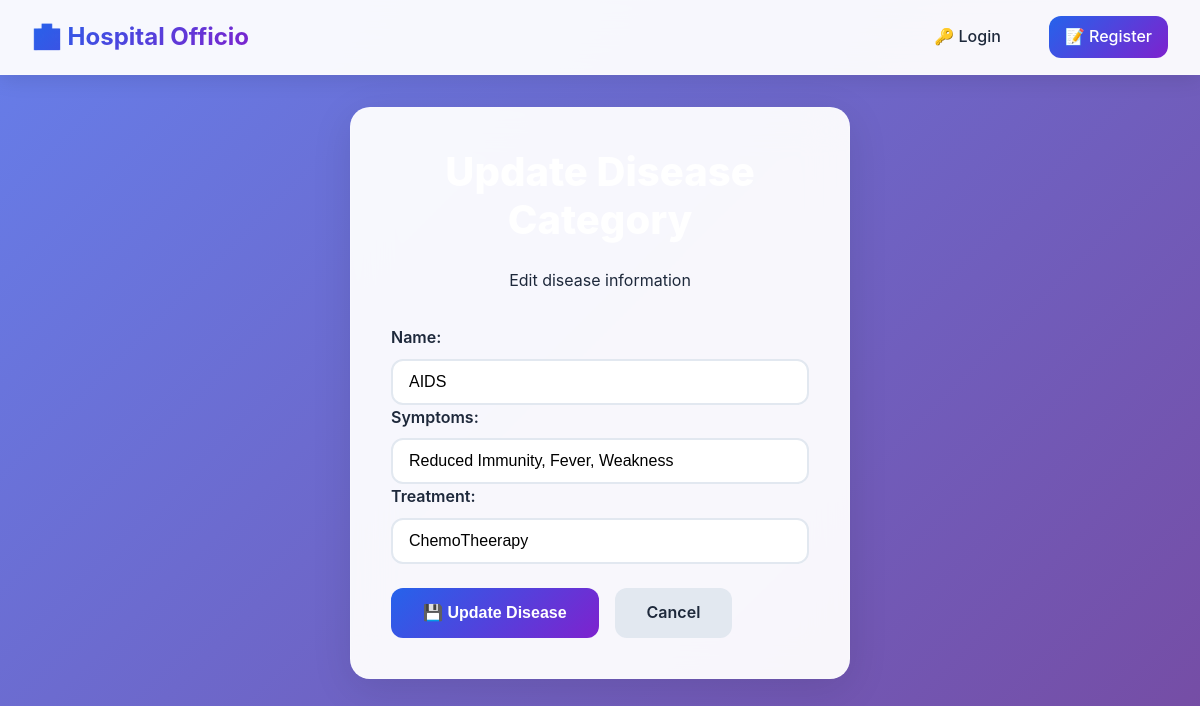
/base/update_disease/2/, run on the app's committed database.
### base/models.py (models this page shows, shortened)
class Disease(models.Model):
    name = models.CharField(max_length=30)
    symptoms = models.CharField(max_length=200)
    treatment = models.CharField(max_length=200)

### base/views.py (the view)
# urls.py: path('update_disease/<int:key>/',views.update_disease,name='update_disease'),
def update_disease(request, key):
    data = get_object_or_404(Disease, id=key)
    if request.method=='POST':
        form = DiseaseForm(request.POST, request.FILES, instance=data)
        if form.is_valid():
            form.save()
            messages.success(request,'Disease Updated Successfully')
            return redirect('read_disease')
    else:
        form=DiseaseForm(instance=data)
    return render(request,'update_disease.html',{'form': form})

### base/forms.py
class DiseaseForm(forms.ModelForm):
    class Meta:
        model = Disease
        fields = '__all__'
        widgets = {
            'name': forms.TextInput(attrs={'class': 'form-control', 'placeholder': 'Enter Disease name'}),
            'symptoms': forms.TextInput(attrs={'class': 'form-control', 'placeholder': 'Enter Symptoms'}),
            'treatment': forms.TextInput(attrs={'class': 'form-control', 'placeholder': 'Enter Treatment'})}

### base/templates/update_disease.html (shortened to what this page needs)
{% extends 'main.html' %}
{% block content %}
<div class="content-wrapper fade-in">
    <div class="glass-container form-container slide-up">
        <div class="text-center mb-4">
            <h1 class="hero-title" style="font-size: 2.5rem;">Update Disease Category</h1>
            <p class="hero-subtitle" style="color: var(--dark);">Edit disease information</p>
        </div>
        <form method="POST" class="auth-form">
            <div class="form-group">
                {{ form.as_p }}
            </div>
            <div class="btn-group">
                <button type="submit" class="btn btn-primary">💾 Update Disease</button>
                <a href="{% url 'read_disease' %}" class="btn btn-secondary">Cancel</a>
            </div>
        </form>
    </div>
</div>
{% endblock %}

### static/style.css (style rules this page uses)
:root { --primary: #2563eb; --primary-dark: #1d4ed8; --primary-light: #3b82f6; --secondary: #7e22ce; --success: #10b981; --danger: #ef4444; --warning: #f59e0b; --info: #06b6d4; --light: #f8fafc; --dark: #1e293b; --gray: #64748b; --gray-light: #e2e8f0; --border-radius: 12px; --border-radius-lg: 20px; --box-shadow: 0 10px 40px rgba(0, 0, 0, 0.1); --box-shadow-lg: 0 20px 60px rgba(0, 0, 0, 0.15); --transition: all 0.3s cubic-bezier(0.4, 0, 0.2, 1); --gradient-primary: linear-gradient(135deg, var(--primary), var(--secondary)); --gradient-success: linear-gradient(135deg, var(--success), var(--info)); --gradient-danger: linear-gradient(135deg, var(--danger), var(--warning)); }
* { margin: 0; padding: 0; box-sizing: border-box; }
body { font-family: 'Inter', 'Segoe UI', system-ui, -apple-system, sans-serif; line-height: 1.6; color: var(--dark); background: linear-gradient(135deg, #667eea 0%, #764ba2 100%); min-height: 100vh; }
.content-wrapper { max-width: 1200px; margin: 0 auto; padding: 2rem; }
.glass-container { background: rgba(255, 255, 255, 0.95); backdrop-filter: blur(20px); border-radius: var(--border-radius-lg); box-shadow: var(--box-shadow); border: 1px solid rgba(255, 255, 255, 0.2); padding: 2.5rem; margin: 2rem auto; }
.hero-title { font-size: 3.5rem; font-weight: 800; color: white; margin-bottom: 1.5rem; line-height: 1.2; }
.btn { display: inline-flex; align-items: center; gap: 0.5rem; padding: 0.75rem 2rem; border: none; border-radius: var(--border-radius); font-weight: 600; text-decoration: none; cursor: pointer; transition: var(--transition); font-size: 1rem; position: relative; overflow: hidden; }
.btn::before { content: ''; position: absolute; top: 0; left: -100%; width: 100%; height: 100%; background: linear-gradient(90deg, transparent, rgba(255,255,255,0.3), transparent); transition: left 0.5s; }
.btn-primary { background: var(--gradient-primary); color: white; }
.btn-secondary { background: var(--gray-light); color: var(--dark); }
.form-container { max-width: 500px; margin: 0 auto; }
.auth-form { width: 100%; }
.form-group { margin-bottom: 1.5rem; }
.form-group label { display: block; margin-bottom: 0.5rem; font-weight: 600; color: var(--dark); }
.form-control { width: 100%; padding: 0.75rem 1rem; border: 2px solid var(--gray-light); border-radius: var(--border-radius); font-size: 1rem; transition: var(--transition); background: white; }
.btn-group { display: flex; gap: 1rem; flex-wrap: wrap; }
.text-center { text-align: center; }
.mb-4 { margin-bottom: 2rem; }
.fade-in { animation: fadeIn 0.6s ease-in; }
.slide-up { animation: slideUp 0.6s ease-out; }

### data on the page
Disease: name "AIDS", symptoms "Reduced Immunity, Fever, Weakness", treatment "ChemoTheerapy"
